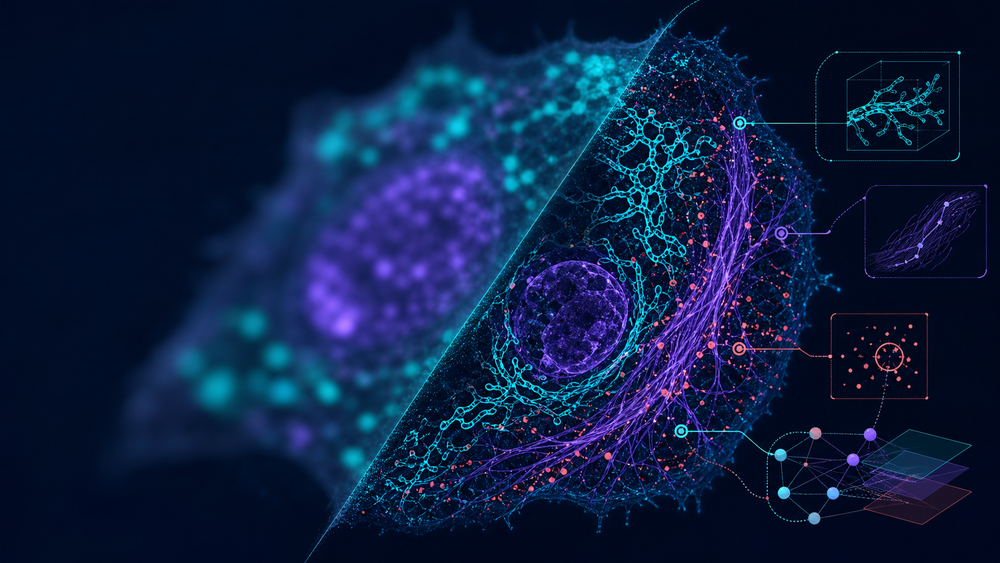
#> input picture MorphAgent_UI/MorphAgent/morphagent_ui/resources/morphagent_hero.png, 1000 x 563 px, shrunk from 1672 x 941 before the run
$ python -i extract.py   (imports and definitions only)
#> lines starting #> are read from the running program, lines starting #| are printed output that depends on the picture; after the words box and inside, x2 and y2 are one past the last pixel; in counts of white or black regions, pixels touching at a corner belong together
def extract(img, *segmentation_masks):
    # IMPORT ALL REQUIRED PACKAGES AT THE BEGINNING OF THE FUNCTION
    import numpy as np
    from scipy import ndimage
    from skimage.measure import label, regionprops
    from skimage.morphology import binary_erosion, disk
    from skimage.filters import threshold_otsu

    # Convert to appropriate array type
    # The input is (512, 512, 3) uint8. We need float for calculations.
    arr = np.asarray(img, dtype=np.float32)

    # Handle dimensionality and channel selection
    # Dataset info: (Height, Width, Channels) = (512, 512, 3)
    # Channel 2 is DAPI (Nucleus), which is the target for this feature.
    if arr.ndim == 3 and arr.shape[2] >= 3:
        dapi_channel = arr[:, :, 2]
    elif arr.ndim == 2:
        # Fallback if a single channel image is passed (unlikely based on spec but safe)
        dapi_channel = arr
    else:
        return 0.0

    # Normalize intensity to avoid overflow/underflow issues, though ratio is scale-invariant
    # Simple min-max normalization to 0-1 range
    dapi_min, dapi_max = dapi_channel.min(), dapi_channel.max()
    if dapi_max > dapi_min:
        dapi_channel = (dapi_channel - dapi_min) / (dapi_max - dapi_min)
    else:
        return 0.0 # Flat image, no features

    # Handle segmentation masks
    labeled_mask = None

    # Check if valid segmentation masks are provided
    if len(segmentation_masks) > 0 and segmentation_masks[0] is not None:
        mask_input = segmentation_masks[0]
        # Ensure mask matches image spatial dimensions
        if mask_input.shape[:2] == dapi_channel.shape[:2]:
            # If mask is not integer labeled (e.g. binary), label it
            if mask_input.dtype == bool or len(np.unique(mask_input)) <= 2:
                labeled_mask = label(mask_input)
            else:
                labeled_mask = mask_input.astype(int)

    # Fallback: Generate segmentation if none provided
    if labeled_mask is None:
        # Simple Otsu thresholding for nuclei
        try:
            thresh = threshold_otsu(dapi_channel)
            binary_mask = dapi_channel > thresh
            # Remove small noise
            binary_mask = ndimage.binary_opening(binary_mask, structure=np.ones((3,3)))
            labeled_mask = label(binary_mask)
        except Exception:
            return 0.0

    # Feature Calculation: Edge vs Center Intensity Ratio
    # We define "Edge" as a rim of pixels at the boundary, and "Center" as the interior.
    # Erosion radius determines the thickness of the edge.
    erosion_radius = 3
    selem = disk(erosion_radius)

    ratios = []

    # Iterate over each nucleus
    props = regionprops(labeled_mask, intensity_image=dapi_channel)

    for prop in props:
        # Extract the binary mask for this specific nucleus within its bounding box
        # prop.image is the binary mask of the object in the bounding box
        nucleus_mask = prop.image

        # Skip very small nuclei where erosion would remove everything
        if np.sum(nucleus_mask) < selem.sum():
            continue

        # Create the "Center" mask by eroding the full nucleus mask
        # This shrinks the mask. The remaining part is the center.
        # We pad the mask slightly to handle boundary erosion correctly within the bbox context if needed,
        # but regionprops bbox is tight. Binary erosion treats outside as 0.
        center_mask = binary_erosion(nucleus_mask, footprint=selem)

        # Create the "Edge" mask: pixels in original but NOT in center
        edge_mask = np.logical_and(nucleus_mask, ~center_mask)

        # Check if we have valid pixels for both regions
        if np.sum(center_mask) == 0 or np.sum(edge_mask) == 0:
            continue

        # Extract intensities
        # prop.intensity_image is the intensity image within the bounding box
        # We mask it with our local masks
        center_pixels = prop.intensity_image[center_mask]
        edge_pixels = prop.intensity_image[edge_mask]

        mean_center = np.mean(center_pixels)
        mean_edge = np.mean(edge_pixels)

        # Calculate ratio
        # Add epsilon to denominator to prevent division by zero
        if mean_center > 1e-6:
            ratio = mean_edge / mean_center
            ratios.append(ratio)

    # Aggregate results
    if not ratios:
        return 0.0

    # Return the mean ratio across all valid nuclei in the image
    result = np.mean(ratios)

    return float(result)

>>> import cv2
>>> picture = cv2.imread('../../../../../../MorphAgent_UI/MorphAgent/morphagent_ui/resources/morphagent_hero.png', cv2.IMREAD_GRAYSCALE)
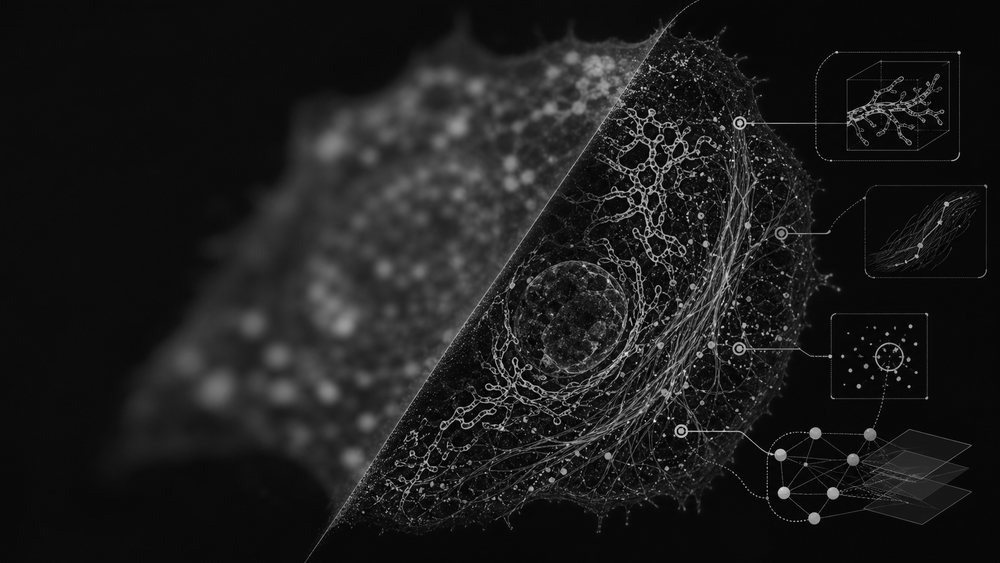
#> picture: shape (563, 1000); min 0, max 253, mean 28.4
>>> result = extract(picture)
#> in extract, `dapi_min, dapi_max = dapi_channel.min(), dapi_channel.max()`: dapi_min = 0; dapi_max = 253
#> in extract, `thresh = threshold_otsu(dapi_channel)`: thresh = 0.174
#> in extract, `binary_mask = dapi_channel > thresh`:
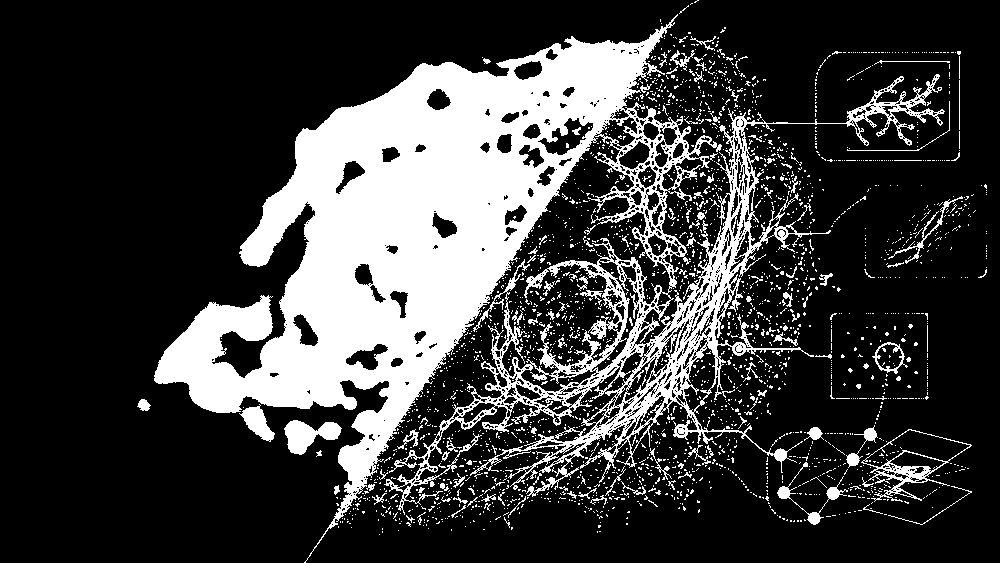
#> binary_mask: shape (563, 1000) bool; 23.6% white; 2572 white regions (2451 under 20 px), largest, box (x1, y1, x2, y2) and area: (154, 14, 945, 563) 115693, (861, 429, 972, 502) 1195, (284, 420, 342, 455) 1111
#> in extract, `binary_mask = ndimage.binary_opening(binary_mask, structure=np.ones((3..`:
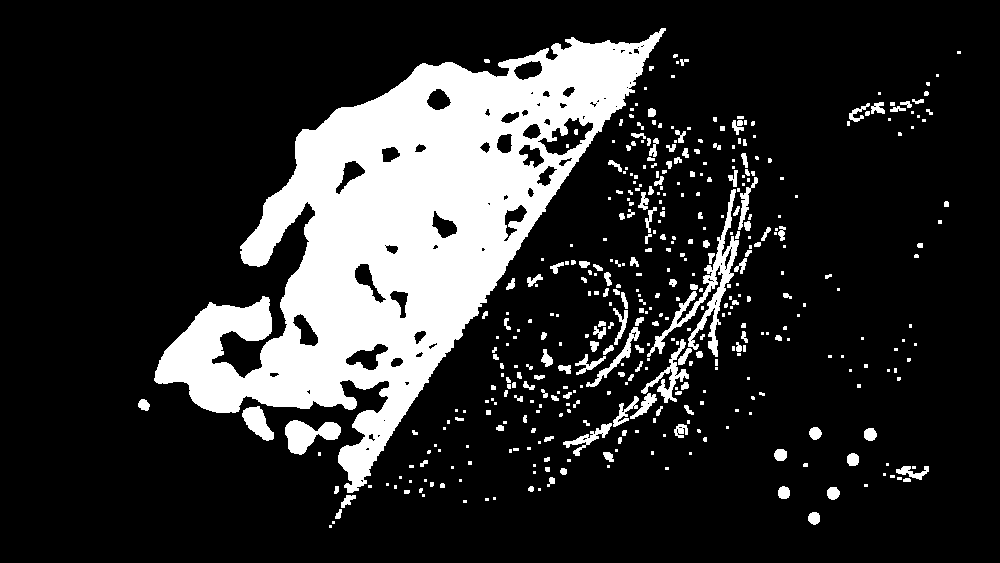
#> binary_mask: shape (563, 1000) bool; 18.2% white; 421 white regions (243 under 20 px)
#> in extract, `labeled_mask = label(binary_mask)`:
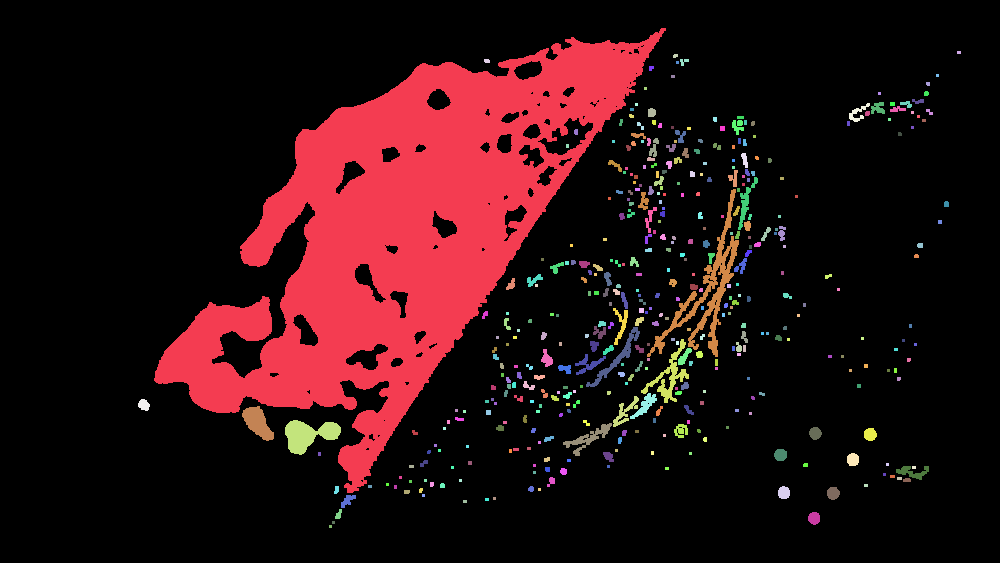
#> labeled_mask: shape (563, 1000) int32; 422 distinct labels, from 0 to 421; one colour per label, 0 black
#> in extract, `props = regionprops(labeled_mask, intensity_image=dapi_channel)`: props = 421 regions; largest, box (x1, y1, x2, y2) and area: (154, 28, 666, 493) 84906, (647, 189, 739, 357) 2514, (285, 420, 341, 455) 1106, (641, 339, 689, 403) 715, (242, 406, 274, 441) 625
#> the loop in extract, `for prop in props:` made 421 passes
#> (center_pixels, mean_center, mean_edge, ratio) on passes 14, 20, 45, 58, 60: ([0.415], 0.415, 0.393, 0.946), ([0.249, 0.265], 0.257, 0.417, 1.62), ([0.348, 0.336], 0.342, 0.469, 1.37), ([0.225, 0.281], 0.253, 0.434, 1.72), ([0.328], 0.328, 0.468, 1.43)
#> (mean_center, mean_edge, ratio) on passes 1, 22, 63, 68, 72, 91: (0.274, 0.214, 0.78), (0.51, 0.456, 0.895), (0.545, 0.475, 0.87), (0.381, 0.468, 1.23), (0.604, 0.504, 0.835), (0.377, 0.359, 0.952)
#> pass 1, in extract, `nucleus_mask = prop.image`:
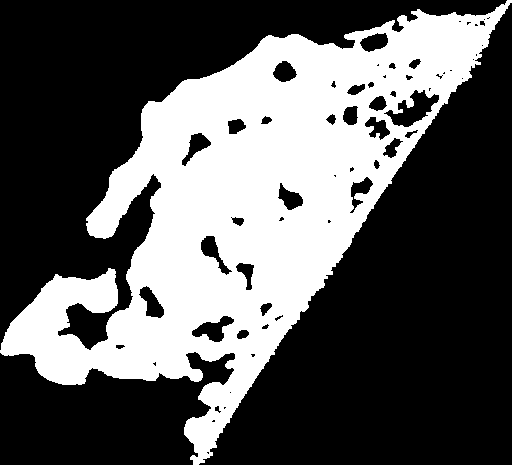
#> nucleus_mask: shape (465, 512) bool; 35.7% white; 1 white region, box (x1, y1, x2, y2) and area: (0, 0, 512, 465) 84906
#> pass 1, in extract, `center_mask = binary_erosion(nucleus_mask, footprint=selem)`:
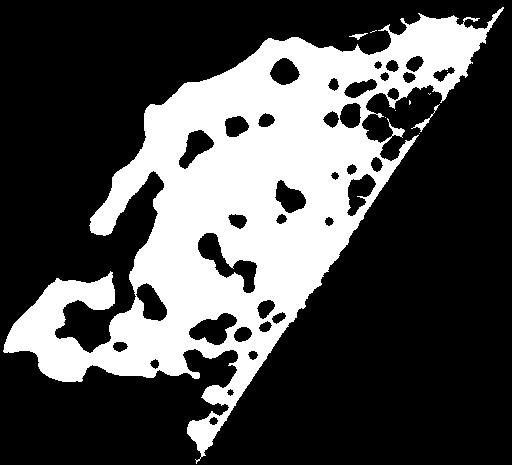
#> center_mask: shape (465, 512) bool; 29.9% white; 10 white regions (7 under 20 px), largest, box (x1, y1, x2, y2) and area: (3, 7, 504, 464) 70885, (411, 104, 440, 132) 110, (349, 33, 368, 40) 50
#> pass 1, in extract, `edge_mask = np.logical_and(nucleus_mask, ~center_mask)`:
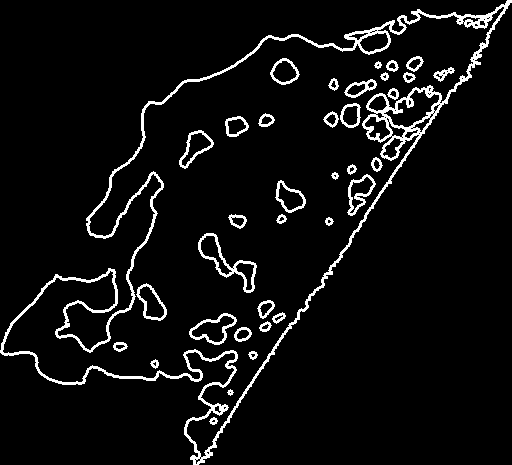
#> edge_mask: shape (465, 512) bool; 5.8% white in thin lines or dots
#> after the loop in extract, `for prop in props:`: ratios = 71 values, max 1.72 at index 5, min 0.64 at index 51, mean 1
#> in extract, `result = np.mean(ratios)`: result = 1
#> result = 1
